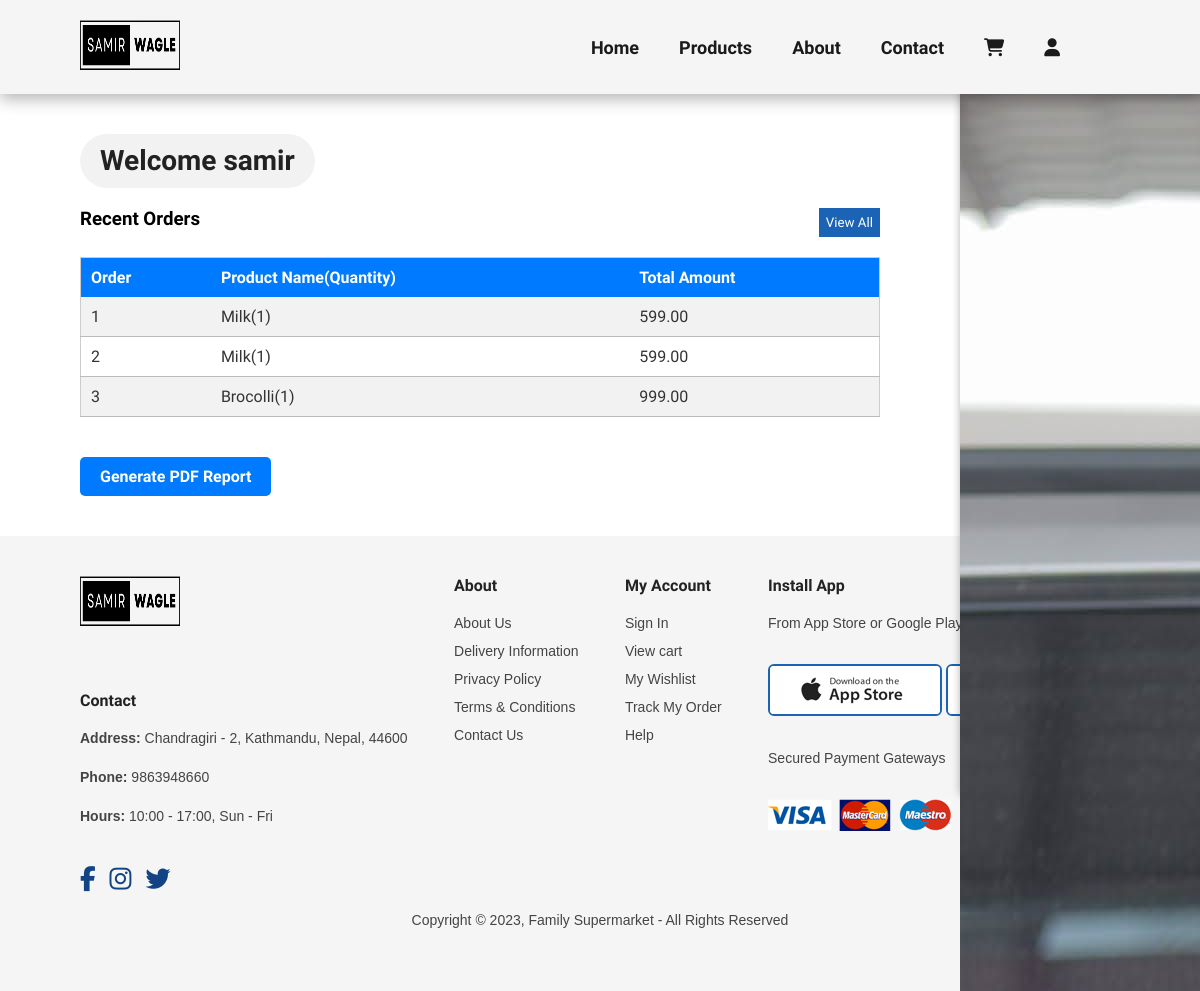
Page /allOrders.php (signed in) on the committed database.
### tables this page shows
CREATE TABLE `form` (
  `id` int(11) NOT NULL,
  `name` varchar(60) NOT NULL,
  `email` varchar(50) NOT NULL,
  `password` varchar(50) NOT NULL,
  `phone` bigint(11) NOT NULL
);

CREATE TABLE `orders` (
  `order_id` int(11) NOT NULL,
  `product_id` int(11) DEFAULT NULL,
  `customer_id` int(11) NOT NULL,
  `username` varchar(50) NOT NULL,
  `email` varchar(50) NOT NULL,
  `phone` bigint(15) NOT NULL,
  `address` varchar(100) NOT NULL,
  `payment_mode` varchar(50) NOT NULL,
  `products` varchar(500) NOT NULL,
  `paid_amount` float(10,2) NOT NULL
);

### allOrders.php (the view, shortened to what this page needs)
<?php
    include "header.php";
?>
<?php
    include 'dbconnect.php';
if(isset($_SESSION['customer_id'])) {
    $customer_id = $_SESSION['customer_id'];
    $customer_query = mysqli_query($conn, "SELECT * FROM form WHERE id = '$customer_id'");
    $customerData = mysqli_fetch_assoc($customer_query);
} else {
    echo "User ID is not set";
    header('location: login.php');
}
?>
<section id="dashboard">
    <div class="left-dash-sec section-p1">
        <h2>Welcome <?php echo $customerData['name'] ?></h2>
        <div class="recent-order">
                <div class="order-head">
                    <h3>Recent Orders</h3>
                    <button onclick="allOrders.php">View All</button>
                </div>
                <div class="container">
                    <table class="user-table">
                        <tr>
                            <th>Order</th>
                            <th>Product Name(Quantity)</th>
                            <th>Total Amount</th>
                        </tr>
                        <?php
                        $sql = "SELECT * FROM orders WHERE customer_id = '$customer_id'";
                        $result = mysqli_query($conn, $sql);
                        if (mysqli_num_rows($result) > 0) {
                            $counter = 1;
                            while ($row = mysqli_fetch_assoc($result)) {
                                $products = $row['products'];
                                $totalAmount = $row['paid_amount'];
                                echo '<tr>';
                                echo '<td>' . $counter . '</td>';
                                echo '<td>' . $products . '</td>';
                                echo '<td>' . $totalAmount . '</td>';
                                echo '</tr>';
                                $counter++;
                            }
                        } else {
                            echo '<tr><td colspan="4">No recent orders found.</td></tr>';
                        }
                        ?>
                    </table>
                    <button class='generate-pdf' onclick="window.location.href='allOrdersReport.php'">Generate PDF Report</button>
                </div>
            </div>
    </div>
    <div class="right-dash-sec">
        <div class="sidebar">
            <figure>
                <img src="./img/people/upw.jpg" alt="customer">
            </figure>
        </div>
    </div>
</section>
<footer class="section-p1">
        <div class="col">
            <a href="index.php"><img class="logo" src="./img/logo.png" alt="logo"></a>
            <h4>Contact</h4>
            <p> <strong>Address:</strong> Chandragiri - 2, Kathmandu, Nepal, 44600 </p>
            <p> <strong>Phone:</strong> 9863948660</p>
            <p> <strong>Hours:</strong> 10:00 - 17:00, Sun - Fri</p>
            <div class="follow">
                <i class="fa-brands fa-facebook-f"></i>
                <i class="fa-brands fa-instagram"></i>
                <i class="fa-brands fa-twitter"></i>
            </div>
        </div>
        <div class="col">
            <h4>About</h4>
            <a href="about.php">About Us</a>
            <a href="#">Delivery Information</a>
            <a href="#">Privacy Policy</a>
            <a href="termsCondtions.php">Terms & Conditions</a>
            <a href="contact.php">Contact Us</a>
        </div>
        <div class="col">
            <h4>My Account</h4>
            <a href="login.php">Sign In</a>
            <a href="cart.php">View cart</a>
            <a href="#">My Wishlist</a>
            <a href="#">Track My Order</a>
            <a href="#">Help</a>
        </div>
        <div class="col install">
            <h4>Install App</h4>
            <p>From App Store or Google Play</p>
            <div class="row">
                <img src="img/pay/app.jpg" alt="apple_store">
            </div>
            <p>Secured Payment Gateways</p>
            <img src="img/pay/pay.png" alt="payment methods">
        </div>
        <div class="copyright">
            <p>Copyright © 2023, Family Supermarket - All Rights Reserved</p>
        </div>
    </footer>
<?php include "footer.php" ?>

### css/styles.css (style rules this page uses)
* { margin: 0; padding: 0; box-sizing: border-box; font-family: 'League Spartan', sans-serif; }
h2 { font-size: 46px; line-height: 54px; color: #222; }
h4 { font-size: 20px; color: #222 }
p { font-size: 16px; color: #5f5f5f; margin: 15px 0 20px 0; font-family: 'Segoe UI', Tahoma, Geneva, Verdana, sans-serif; }
.section-p1 { padding: 40px 80px; }
body { width: 100%; }
.logo { height: 50px; width: 100px; }
footer { display: flex; flex-wrap: wrap; justify-content: space-between; background-color: #F5F5F5; }
footer .col { display: flex; flex-direction: column; align-items: flex-start; margin-bottom: 20px; }
footer .logo { margin-bottom: 50px; }
footer h4 { font-size: 16px; padding-bottom: 20px; }
footer p { font-family: Arial, Helvetica, sans-serif; font-size: 14px; margin: 0 0 8px 0; color: #444444; }
footer p strong { font-family: Arial, Helvetica, sans-serif; font-size: 14px; }
footer a { font-family: Arial, Helvetica, sans-serif; font-size: 14px; text-decoration: none; color: #444444; margin-bottom: 12px; }
footer .follow { margin-top: 20px; }
footer .follow i { padding-right: 10px; cursor: pointer; font-size: 25px; color: #124485; }
footer .install .row img { border: 2px solid #1a63b5; border-radius: 6px; }
footer .install img { margin: 10px 0 30px 0; }
footer .copyright { width: 100%; text-align: center; }
.front h4, h2, p { padding-bottom: 15px; }
#cart th, td { padding: 10px; border-bottom: 1px solid #bbbbbb; color: #333; }
#dashboard { display: flex; justify-content: space-between; width: 100%; }
.left-dash-sec { width: 80%; }
.right-dash-sec { width: 20%; box-shadow: -5px 0px 8px -5px rgba(0,0,0,0.3) ; position: fixed; top: 0; right: 0; }
.left-dash-sec h2 { font-size: 28px; background: #f2f2f2; display: inline-block; padding: 0 20px; border-radius: 50px; }
.sidebar { background-color: #1780e3; height: 100vh; color: #fff; padding-top: 40px; position: relative; display: flex; flex-direction: column; box-shadow: 4px 0px 4px rgba(0, 0, 0, 0.1); text-align: center; }
.recent-order { margin-top: 20px; }
.recent-order .order-head { display: flex; justify-content: space-between; margin: 20px 0; }
.order-head button { padding: 7px; background-color: #1a63b5; color: #fff; border: none; }

### css/admin.css (style rules this page uses)
.mng-pro th, td { padding: 10px; border-bottom: 1px solid #bbbbbb; }
.user-table { width: 100%; border-collapse: collapse; background-color: #fff; border: 1px solid #ccc; }
.user-table th, .user-table td { padding: 10px; text-align: left; }
.user-table th { background-color: #007bff; color: #fff; }
.user-table tr:nth-child(even) { background-color: #f2f2f2; }
.generate-pdf { display: inline-block; padding: 10px 20px; font-size: 16px; margin-top: 40px; font-weight: bold; text-align: center; text-decoration: none; border: none; border-radius: 5px; cursor: pointer; color: #fff; background-color: #007bff; transition: background-color 0.3s ease; }

### rows in the picture
form: name "samir"
orders: products "Milk(1)", paid_amount "599.00"
orders: products "Milk(1)", paid_amount "599.00"
orders: products "Brocolli(1)", paid_amount "999.00"
